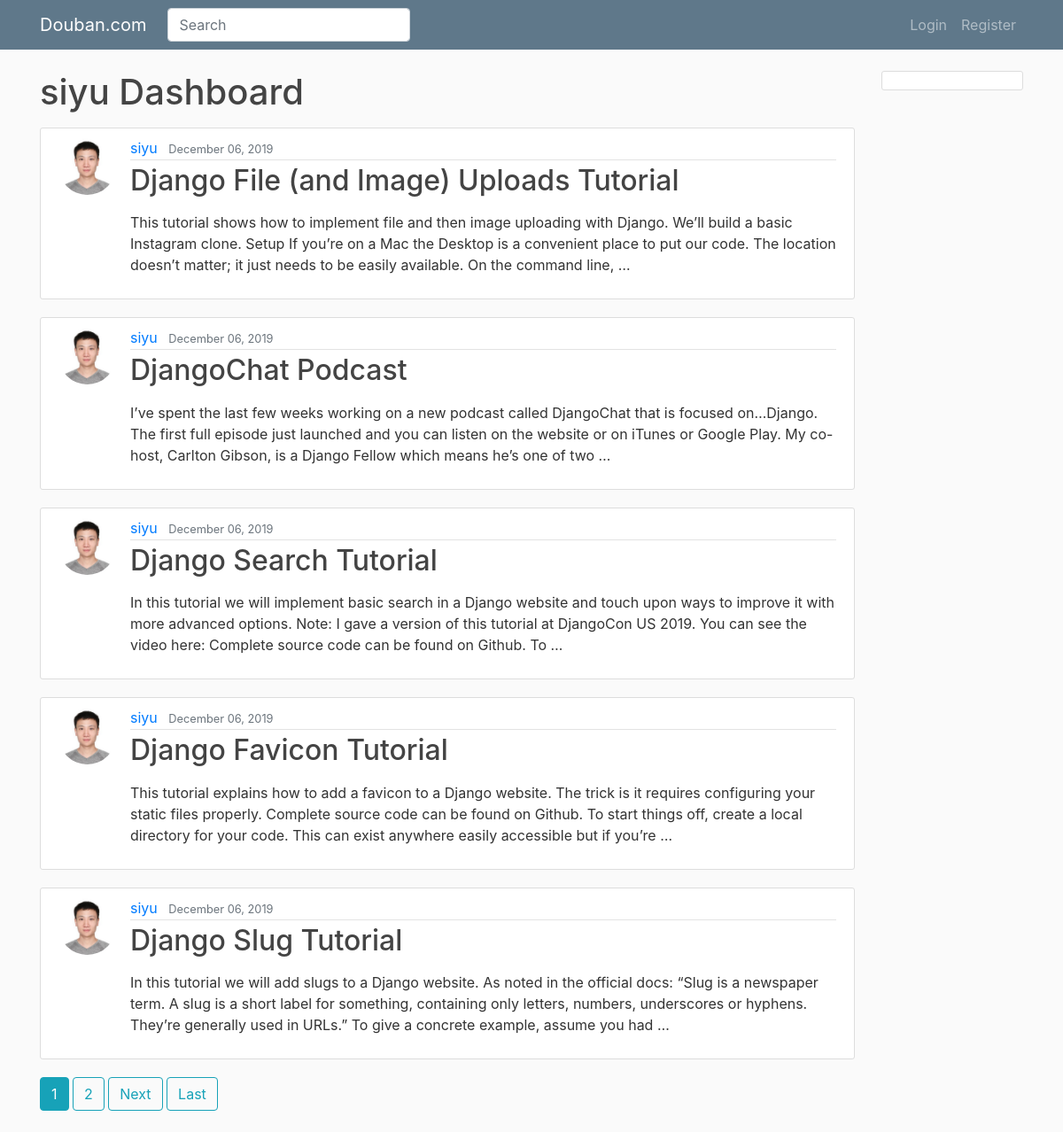
Page /user/siyu/ on the committed database.
### douban/models.py (models this page shows, shortened)
class Post(models.Model):
    title = models.CharField(max_length=100)
    content = models.TextField()
    likes = models.ManyToManyField(User, related_name="Post_likes",blank=True)
    favorites = models.ManyToManyField(User, related_name="Post_favorites",blank=True)
    date_posted = models.DateTimeField(default=timezone.now)
    author = models.ForeignKey(User, on_delete=models.CASCADE)
    tags = TaggableManager(blank=True)

### users/models.py (models this page shows, shortened)
class Profile(models.Model):
    user = models.OneToOneField(User, on_delete=models.CASCADE)
    image = models.ImageField(default='default.jpg', upload_to = 'profile_pics')

### douban/views.py (the view)
# urls.py: path('user/<str:username>/', UserPostListView.as_view(), name='user-posts'),
class UserPostListView(ListView):
    model = Post
    template_name = 'douban/user_posts.html'
    context_object_name = 'posts'
    paginate_by = 5
    def get_queryset(self):
        user = get_object_or_404(User, username=self.kwargs.get('username'))
        return Post.objects.filter(author=user).order_by('-date_posted')

### douban/templates/douban/user_posts.html
{% extends "douban/base.html" %}
{% block content %}
    <h1 class="mb-3">{{ view.kwargs.username }} Dashboard</h1>
    {% for post in posts %}
    <article class="media content-section">
        <img class="rounded-circle article-img" src="{{ post.author.profile.image.url }}">
        <div class="media-body">
        <div class="article-metadata">
            <a class="mr-2" href="{% url 'user-posts' post.author.username %}">{{ post.author }}</a>
            <small class="text-muted">{{ post.date_posted|date:"F d, Y" }}</small>
        </div>
        <h2><a class="article-title" href="{% url 'post-detail' post.id %}">{{ post.title }}</a></h2>
        <p class="article-content">{{ post.content|safe|truncatewords:"50"|linebreaks }}</p>
        </div>
    </article>
    {% endfor %}
    {% include 'douban/paginator.html' %}
{% endblock content %}

### douban/static/douban/main.css (style rules this page uses)
body { background: #fafafa; color: #333333; margin-top: 5rem; }
h1, h2, h3, h4, h5, h6 { color: #444444; }
.content-section { background: #ffffff; padding: 10px 20px; border: 1px solid #dddddd; border-radius: 3px; margin-bottom: 20px; }
.article-title { color: #444444; }
.article-content { white-space: pre-line; }
.article-img { height: 65px; width: 65px; margin-right: 16px; }
.article-metadata { padding-bottom: 1px; margin-bottom: 4px; border-bottom: 1px solid #e3e3e3 }

### rows in the picture
Post: author.profile.image (picture), author "siyu", date_posted "December 06, 2019", title "Django File (and Image) Uploads Tutorial", content "This tutorial shows how to implement file and then image uploading with Django. We’ll build a basic Instagram clone. Setup If you’re on a Mac the Desktop is a convenient place to put our code. The location doesn’t matter; it just needs to be easily available. On the command line, …"
Post: author.profile.image (picture), author "siyu", date_posted "December 06, 2019", title "DjangoChat Podcast", content "I’ve spent the last few weeks working on a new podcast called DjangoChat that is focused on…Django. The first full episode just launched and you can listen on the website or on iTunes or Google Play. My co-host, Carlton Gibson, is a Django Fellow which means he’s one of two …"
Post: author.profile.image (picture), author "siyu", date_posted "December 06, 2019", title "Django Search Tutorial", content "In this tutorial we will implement basic search in a Django website and touch upon ways to improve it with more advanced options. Note: I gave a version of this tutorial at DjangoCon US 2019. You can see the video here: Complete source code can be found on Github. To …"
Post: author.profile.image (picture), author "siyu", date_posted "December 06, 2019", title "Django Favicon Tutorial", content "This tutorial explains how to add a favicon to a Django website. The trick is it requires configuring your static files properly. Complete source code can be found on Github. To start things off, create a local directory for your code. This can exist anywhere easily accessible but if you’re …"
Post: author.profile.image (picture), author "siyu", date_posted "December 06, 2019", title "Django Slug Tutorial", content "In this tutorial we will add slugs to a Django website. As noted in the official docs: “Slug is a newspaper term. A slug is a short label for something, containing only letters, numbers, underscores or hyphens. They’re generally used in URLs.” To give a concrete example, assume you had …"

### other values in the picture
{{ view.kwargs.username }} "siyu"
{{ num }} "1"
{{ num }} "2"
